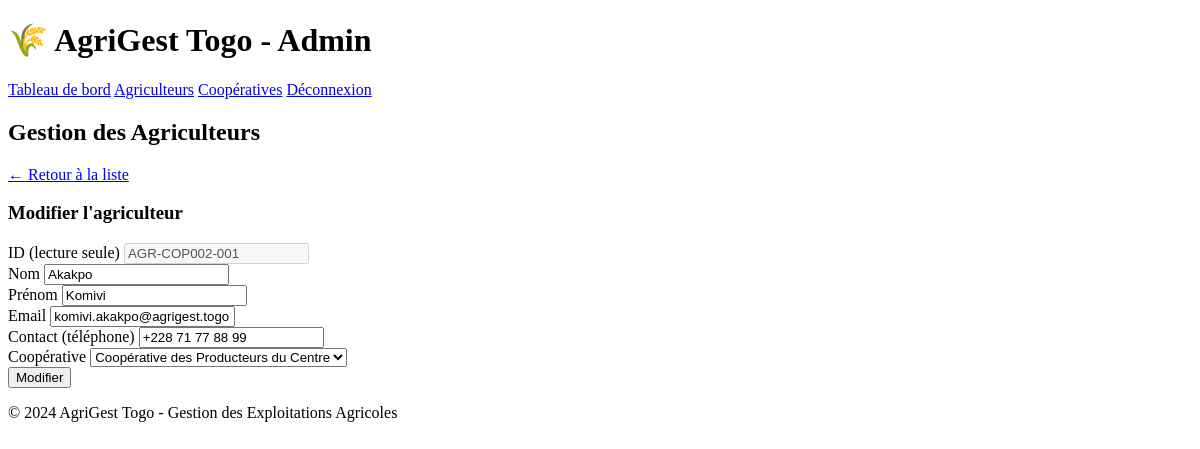
Screenshot of /admin/agriculteurs.php?action=edit&id=AGR-COP002-001 (signed in) with the database file from the repository.
### tables this page shows
CREATE TABLE AGRICULTEUR (
    id_agri VARCHAR(20) PRIMARY KEY,
    contact_agri VARCHAR(20) NOT NULL,
    id_coop VARCHAR(15) NOT NULL,
    CONSTRAINT fk_agriculteur_utilisateur FOREIGN KEY (id_agri)
        REFERENCES UTILISATEUR(id_utilisateur)
        ON UPDATE CASCADE ON DELETE RESTRICT,
    CONSTRAINT fk_agriculteur_coop FOREIGN KEY (id_coop)
        REFERENCES COOPERATIVE(id_coop)
        ON UPDATE CASCADE ON DELETE RESTRICT
);

CREATE TABLE UTILISATEUR (
    id_utilisateur VARCHAR(20) PRIMARY KEY,
    nom VARCHAR(50) NOT NULL,
    prenom VARCHAR(50) NOT NULL,
    email VARCHAR(100) NOT NULL UNIQUE,
    mot_de_passe VARCHAR(255) NOT NULL,
    role ENUM('admin', 'responsable', 'agriculteur') NOT NULL
);

### admin/agriculteurs.php (the view, shortened to what this page needs)
<?php
require_once('../config/connexion.php');
$action = $_GET['action'] ?? 'list';
$idAgri = $_GET['id'] ?? null;
?>
<!DOCTYPE html>
<html lang="fr">
<head>
    <link rel="stylesheet" href="../assets/css/style.css">
</head>
<body>
    <div class="container">
        <header>
            <h1>🌾 AgriGest Togo - Admin</h1>
            <nav>
                <a href="dashboard.php">Tableau de bord</a>
                <a href="agriculteurs.php">Agriculteurs</a>
                <a href="cooperatives.php">Coopératives</a>
                <a href="../auth/logout.php">Déconnexion</a>
            </nav>
        </header>
        <main>
            <h2>Gestion des Agriculteurs</h2>
            <?php if ($action === 'list'): ?>
                <div class="actions-bar">
                    <a href="?action=create" class="btn btn-primary">+ Ajouter un agriculteur</a>
                </div>
                <?php
                try {
                    $stmt = $pdo->query(
                        "SELECT a.id_agri, u.nom, u.prenom, u.email, a.contact_agri, a.id_coop, c.nom_coop
                         FROM AGRICULTEUR a
                         JOIN UTILISATEUR u ON a.id_agri = u.id_utilisateur
                         JOIN COOPERATIVE c ON a.id_coop = c.id_coop
                         ORDER BY u.nom, u.prenom"
                    );
                    $agriculteurs = $stmt->fetchAll();
                    if (!empty($agriculteurs)):
                ?>
                        <table class="table">
                            <thead>
                                <tr>
                                    <th>ID</th>
                                    <th>Nom</th>
                                    <th>Prénom</th>
                                    <th>Email</th>
                                    <th>Contact</th>
                                    <th>Coopérative</th>
                                    <th>Actions</th>
                                </tr>
                            </thead>
                            <tbody>
                                <?php foreach ($agriculteurs as $agri): ?>
                                    <tr>
                                        <td><?php echo htmlspecialchars($agri['id_agri']); ?></td>
                                        <td><?php echo htmlspecialchars($agri['nom']); ?></td>
                                        <td><?php echo htmlspecialchars($agri['prenom']); ?></td>
                                        <td><?php echo htmlspecialchars($agri['email']); ?></td>
                                        <td><?php echo htmlspecialchars($agri['contact_agri']); ?></td>
                                        <td><?php echo htmlspecialchars($agri['nom_coop']); ?></td>
                                        <td>
                                            <a href="?action=edit&id=<?php echo urlencode($agri['id_agri']); ?>" class="btn btn-small btn-edit">Modifier</a>
                                            <form method="POST" class="form-delete-inline" onsubmit="return confirm('Êtes-vous sûr ?');">
                                                <input type="hidden" name="csrf_token" value="<?php echo htmlspecialchars($_SESSION['csrf_token']); ?>">
                                                <input type="hidden" name="action" value="delete">
                                                <input type="hidden" name="id_agri_delete" value="<?php echo htmlspecialchars($agri['id_agri']); ?>">
                                                <button type="submit" class="btn btn-small btn-delete">Supprimer</button>
                                            </form>
                                        </td>
                                    </tr>
                                <?php endforeach; ?>
                            </tbody>
                        </table>
                <?php
                    else:
                        echo '<p class="no-data">Aucun agriculteur enregistré.</p>';
                    endif;
                } catch (PDOException $e) {
                    echo '<div class="message-erreur">Erreur lors du chargement des agriculteurs.</div>';
                    error_log('Erreur SQL list agriculteur: ' . $e->getMessage());
                }
                ?>
            <?php elseif ($action === 'edit' && $idAgri): ?>
                <a href="?action=list" class="btn btn-secondary">← Retour à la liste</a>
                <?php
                try {
                    $stmtEdit = $pdo->prepare(
                        "SELECT a.id_agri, u.nom, u.prenom, u.email, a.contact_agri, a.id_coop
                         FROM AGRICULTEUR a
                         JOIN UTILISATEUR u ON a.id_agri = u.id_utilisateur
                         WHERE a.id_agri = ?"
                    );
                    $stmtEdit->execute([$idAgri]);
                    $agriEdit = $stmtEdit->fetch();
                    if ($agriEdit):
                ?>
                        <form method="POST" class="form-container">
                            <h3>Modifier l'agriculteur</h3>
                            <div class="form-group">
                                <label for="id_agri_display">ID (lecture seule)</label>
                                <input type="text" id="id_agri_display" value="<?php echo htmlspecialchars($agriEdit['id_agri']); ?>" disabled>
                            </div>
                            <div class="form-group">
                                <label for="nom">Nom</label>
                                <input type="text" id="nom" name="nom" value="<?php echo htmlspecialchars($agriEdit['nom']); ?>" required>
                            </div>
                            <div class="form-group">
                                <label for="prenom">Prénom</label>
                                <input type="text" id="prenom" name="prenom" value="<?php echo htmlspecialchars($agriEdit['prenom']); ?>" required>
                            </div>
                            <div class="form-group">
                                <label for="email">Email</label>
                                <input type="email" id="email" name="email" value="<?php echo htmlspecialchars($agriEdit['email']); ?>" required>
                            </div>
                            <div class="form-group">
                                <label for="contact_agri">Contact (téléphone)</label>
                                <input type="text" id="contact_agri" name="contact_agri" value="<?php echo htmlspecialchars($agriEdit['contact_agri']); ?>" required>
                            </div>
                            <div class="form-group">
                                <label for="id_coop">Coopérative</label>
                                <select id="id_coop" name="id_coop" required>
                                    <?php
                                    $stmtCoops = $pdo->query("SELECT id_coop, nom_coop FROM COOPERATIVE ORDER BY nom_coop");
                                    foreach ($stmtCoops->fetchAll() as $coop):
                                        $selected = ($coop['id_coop'] === $agriEdit['id_coop']) ? 'selected' : '';
                                    ?>
                                        <option value="<?php echo htmlspecialchars($coop['id_coop']); ?>" <?php echo $selected; ?>>
                                            <?php echo htmlspecialchars($coop['nom_coop']); ?>
                                        </option>
                                    <?php endforeach; ?>
                                </select>
                            </div>
                            <button type="submit" class="btn btn-primary">Modifier</button>
                        </form>
                <?php
                    else:
                        echo '<div class="message-erreur">Agriculteur non trouvé.</div>';
                    endif;
                } catch (PDOException $e) {
                    echo '<div class="message-erreur">Erreur lors du chargement.</div>';
                    error_log('Erreur SQL edit agriculteur: ' . $e->getMessage());
                }
                ?>
            <?php endif; ?>
        </main>
        <footer>
            <p>&copy; 2024 AgriGest Togo - Gestion des Exploitations Agricoles</p>
        </footer>
    </div>
</body>
</html>

### assets/css/style.css (style rules this page uses)
:root { --color-primary: #2E7D32; --color-primary-dark: #1B5E20; --color-secondary: #8D6E63; --color-accent: #F9A825; --color-danger: #C62828; --color-bg: #F5F1E8; --color-surface: #FFFFFF; --color-text: #1B1B1B; --color-text-muted: #666666; --radius: 8px; --shadow: 0 2px 6px rgba(0,0,0,0.08); --font-heading: 'Poppins', sans-serif; --font-body: 'Inter', sans-serif; }

### rows the page displays
agriculteur: id_agri "AGR-COP002-001", nom "Akakpo", prenom "Komivi", email "komivi.akakpo@agrigest.togo", contact_agri "+228 71 77 88 99"

### other values shown
form field id_coop "Coopérative des Producteurs du Centre"
